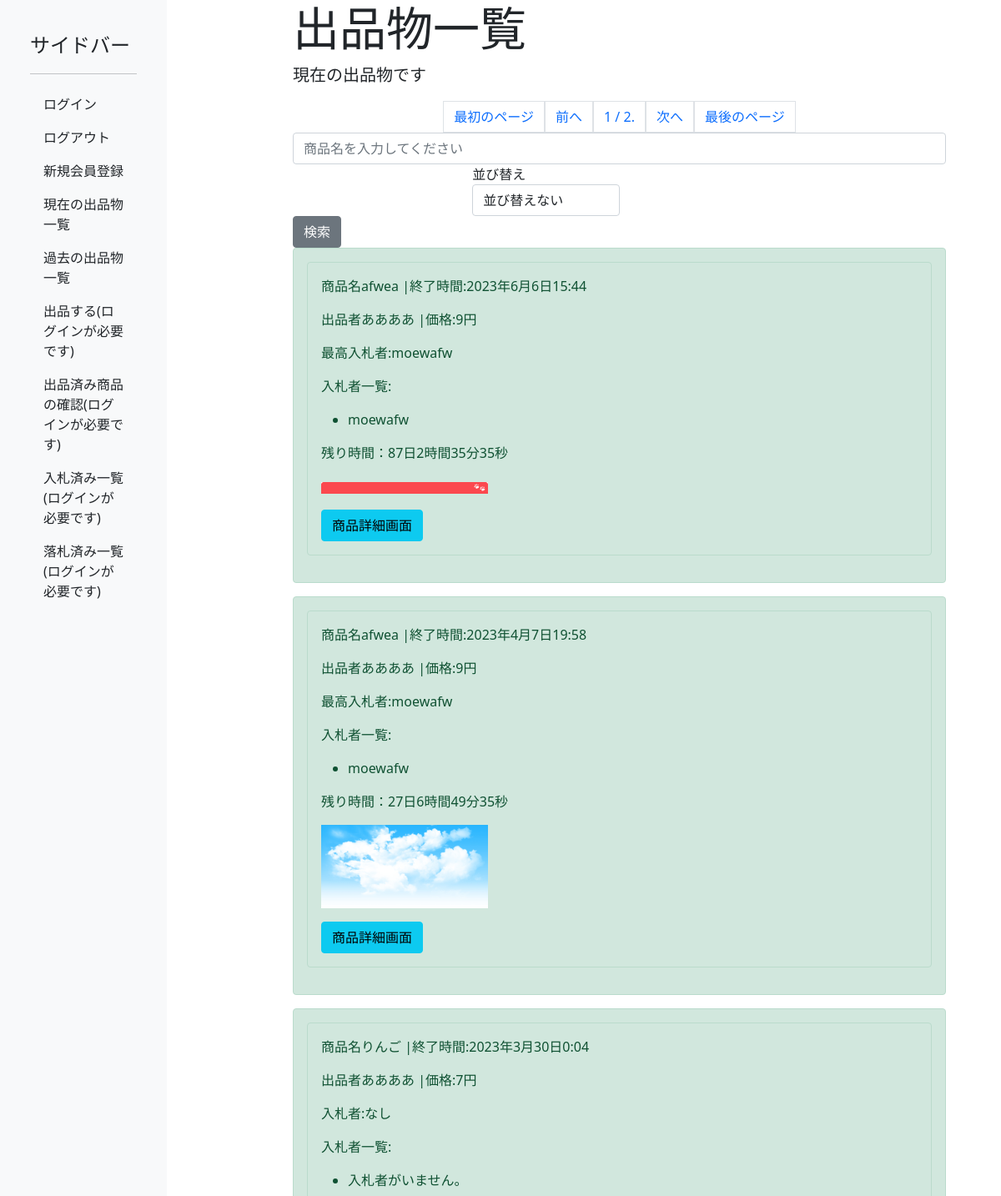
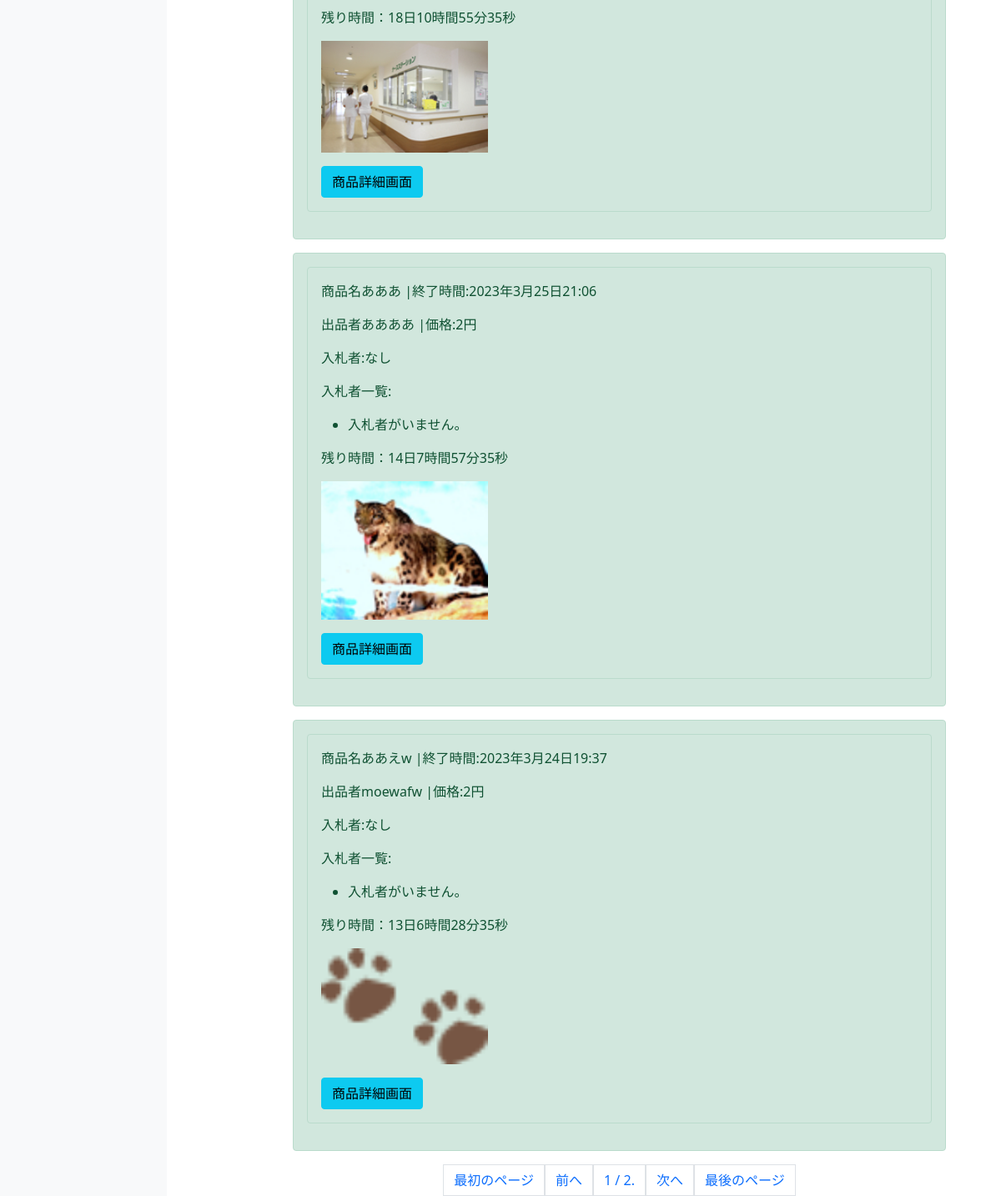
Page /productlist/ on the committed database (2 pictures, top to bottom).
### boardapp/models.py (models this page shows, shortened)
class Product(models.Model):
    name = models.CharField(max_length=255, unique=False)
    description = models.TextField(unique=False)
    price = models.PositiveIntegerField(unique=False)
    end_time = models.DateTimeField(null=True, blank=True, unique=False)
    image = models.ImageField(default="no_image.jpeg", upload_to='product_images', null=True, blank=True, unique=False)
    user = models.ForeignKey(User, on_delete=models.CASCADE)
    slug = models.SlugField(unique=False)
    bid_name = models.CharField(max_length=255, null=True, blank=True, unique=False)
    sold = models.BooleanField(default=False,null=True, blank=True, unique=False)
    buyers = models.ManyToManyField(
    User, # 関連付けるモデルを指定する
    blank=True, # フィールドが必須でないことを示す（フォームの空欄を許可）
    null=True, # 入札者が最初は存在しないことを示す
    related_name='bought_products',
    )
    highest_bidder = models.ForeignKey(#最高入札者
    User,
    on_delete=models.SET_NULL,
    related_name='highest_bids',
    null=True,
    blank=True,
    default="",
    )

### boardapp/views.py (the view)
# urls.py: path('productlist/', views.Productlist.as_view(), name='Productlist'),
class Productlist(ListView):#listviewは全ての指定モデルのオブジェクトを得る
    model = Product
    template_name = "productlist.html"
    paginate_by = 5#ページネーション、１ページにオブジェクトを5件ずつ表示する
    def get_queryset(self):
        queryset = super().get_queryset()
        queryset = queryset.filter(sold=False).order_by('-end_time')
        search_word = self.request.GET.get('search_name', '')
        if search_word:
            queryset = queryset.filter(name__contains=search_word)
        sort_option = self.request.GET.get('my_select', '')
        if sort_option == 'option2':
            queryset = queryset.order_by('price')
        elif sort_option == 'option3':
            queryset = queryset.order_by('-price')
        return queryset
    def get_context_data(self, **kwargs):
        context = super().get_context_data(**kwargs)
        context['search_name'] = self.request.GET.get('search', '')
        return context

### boardapp/templatetags/sets.py (called while the page is built)
@register.simple_tag
def sets(var_name, var_value):
    return var_value

### templates/Productlist.html (shortened to what this page needs)
{% extends "base.html"%}
{% block header %}
<div class="jumbotron jumbotron-fluid">
    <div class="container">
      <h1 class="display-4">出品物一覧</h1>
      <p class="lead">現在の出品物です</p>
    </div>
  </div>
  {% load sets %}
{% sets search_name request.GET.search_name as search_name%}
{% endblock header%}
{% block content %}
<div class="pagination justify-content-center">
    {% if page_obj.has_other_pages %}
    {% if page_obj.number > 1 %}
        <a href="?page=1&search_name={{request.GET.search_name }}" class="page-link">最初のページ</a>
    {% else %}
        <a href="#" class="page-link">最初のページ</a>
    {% endif %}
    {% endif %}
    {% if page_obj.has_previous %}
        <!-- 前のページへのリンク http://127.0.0.1:8000/productlist/?search_name=検索後
        　　　のようなページ数と検索窓のワードを埋め込んだurlを作成する-->
        <a href="?page={{ page_obj.previous_page_number }}&search_name={{request.GET.search_name }}&my_select={{request.GET.my_select}}" class="page-link">前へ</a>
    {% else %}
        <span class="disabled page-link">前へ</span>
    {% endif %}
    <span class="current-page page-link" style="pointer-events:none;">
        {{ page_obj.number }} / {{ page_obj.paginator.num_pages }}.
    </span>
    {% if page_obj.has_next %}
        <a href="?page={{ page_obj.next_page_number }}&search_name={{request.GET.search_name }}&my_select={{request.GET.my_select}}" class="page-link">次へ</a>
    {% else %}
        <span class="disabled page-link">次へ</span>
    {% endif %}
    {% if page_obj.has_other_pages %}
        {% if page_obj.number < page_obj.paginator.num_pages %}
            <a href="?page={{ page_obj.paginator.num_pages }}&search_name={{request.GET.search_name }}&my_select={{request.GET.my_select}}" class="page-link">最後のページ</a>
        {% else %}
            <a href="#" class="page-link">最後のページ</a>
        {% endif %}
    {% endif %}
</div>
    <div class="container">
        <form method="GET" class="form-inline my-2 my-lg-0">
          <input class="form-control mr-sm-2" type="text" name="search_name" placeholder="商品名を入力してください" value="{{ request.GET.search_name }}">
  <div class="form-group">
    <div class="col-sm-6">
      <label for="exampleFormControlSelect1">並び替え</label>
      <select class="form-control" id="exampleFormControlSelect1" name="my_select" >
        <option value="option1"{% if request.GET.my_select == "option1" %} selected{% endif %}>並び替えない</option>
      </select>
    </div>
  </div>
          <button class="btn btn-secondary my-2 my-sm-0" type="submit">検索</button>
        </form>
        {% for item in object_list %}
        {% if search_name in item.name %}
          <div class="alert alert-success" role="alert">
            <div class="alert alert-success" role="alert">
              <p>商品名{{ item.name }} |終了時間:{{ item.end_time }}</p>
              <p>出品者{{ item.user }} |価格:{{ item.price }}円</p>
              {% if item.highest_bidder == None %}
              <p>入札者:なし</p>
              {% else %}
              <p>最高入札者:{{item.highest_bidder}}</p>
              {% endif %}
              <p>入札者一覧:</p>
              <ul>
              {% for buyer in item.buyers.all %}
                  <li>{{ buyer.username }}</li>
              {% empty %}
                  <li>入札者がいません。</li>
              {% endfor %}
              </ul>
              <p id="countdown-{{item.pk}}"></p>
              {% if item.image %}
                <p><img src="{{ item.image.url }}" alt="{{ item.name }}" class="img-fluid"width=200></p>
              {% else %}
                <p>No image available</p>
              {% endif %}
              <a class="btn btn-info" href="{% url 'product_detail' item.slug %}" role="button">商品詳細画面</a>
            </div>
          </div>
        {% endif %}
        {% endfor %}
    </div>
    <div class="pagination justify-content-center">
        {% if page_obj.has_other_pages %}
        {% if page_obj.number > 1 %}
            <a href="?page=1&search_name={{request.GET.search_name }}" class="page-link">最初のページ</a>
        {% else %}
            <a href="#" class="page-link">最初のページ</a>
        {% endif %}
        {% endif %}
        {% if page_obj.has_previous %}
            <!-- 前のページへのリンク http://127.0.0.1:8000/productlist/?search_name=検索後
            　　　のようなページ数と検索窓のワードを埋め込んだurlを作成する-->
            <a href="?page={{ page_obj.previous_page_number }}&search_name={{request.GET.search_name }}&my_select={{request.GET.my_select}}" class="page-link">前へ</a>
        {% else %}
            <span class="disabled page-link">前へ</span>
        {% endif %}
        <span class="current-page page-link" style="pointer-events:none;">
            {{ page_obj.number }} / {{ page_obj.paginator.num_pages }}.
        </span>
        {% if page_obj.has_next %}
            <a href="?page={{ page_obj.next_page_number }}&search_name={{request.GET.search_name }}&my_select={{request.GET.my_select}}" class="page-link">次へ</a>
        {% else %}
            <span class="disabled page-link">次へ</span>
        {% endif %}
        {% if page_obj.has_other_pages %}
            {% if page_obj.number < page_obj.paginator.num_pages %}
                <a href="?page={{ page_obj.paginator.num_pages }}&search_name={{request.GET.search_name }}&my_select={{request.GET.my_select}}" class="page-link">最後のページ</a>
            {% else %}
                <a href="#" class="page-link">最後のページ</a>
            {% endif %}
        {% endif %}
    </div>
{% endblock content %}

### templates/Productlist.html (style rules this page uses)
.form-group { width: 45%; margin: 0 auto; }

### rows in the picture
Product: name "afwea", end_time "2023年6月6日15:44", user "ああああ", price "9", highest_bidder "moewafw", image (picture)
Product: name "afwea", end_time "2023年4月7日19:58", user "ああああ", price "9", highest_bidder "moewafw", image (picture)
Product: name "りんご", end_time "2023年3月30日0:04", user "ああああ", price "7", shows "入札者:なし", image (picture)
Product: name "あああ", end_time "2023年3月25日21:06", user "ああああ", price "2", shows "入札者:なし", image (picture)
Product: name "ああえw", end_time "2023年3月24日19:37", user "moewafw", price "2", shows "入札者:なし", image (picture)

### other values in the picture
{{ page_obj.number }} "1"
{{ page_obj.paginator.num_pages }} "2"
{{ buyer.username }} "moewafw"
